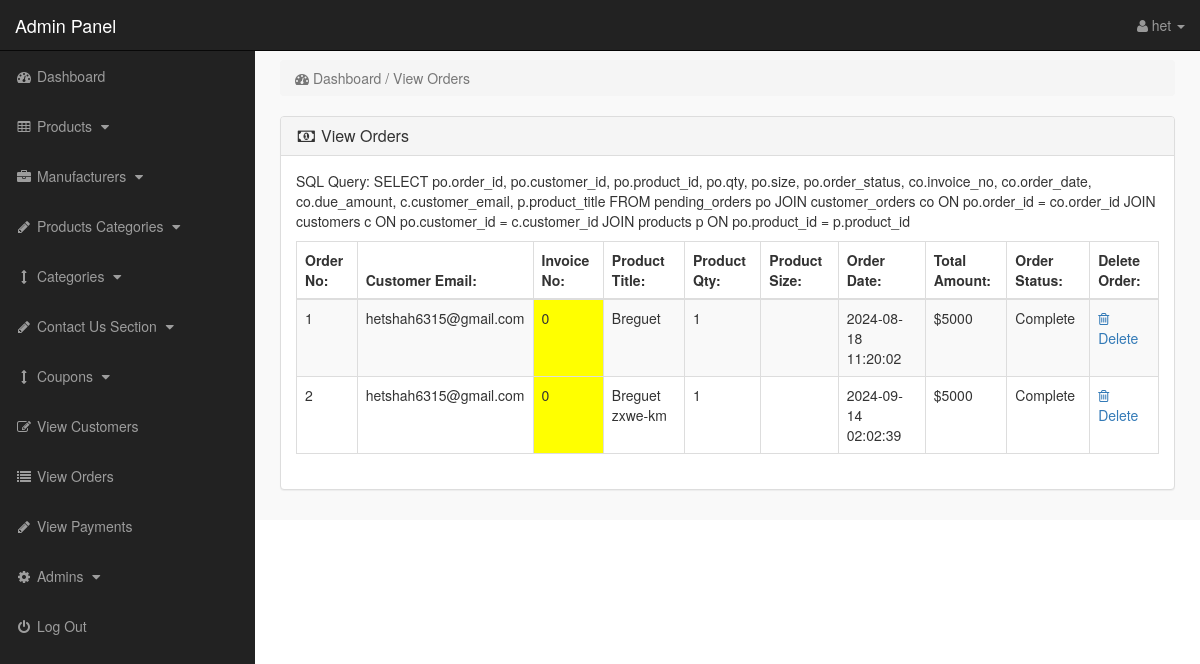
/admin/index.php?view_orders (signed in), run on the app's committed database.
### tables this page shows
CREATE TABLE `pending_orders` (
  `order_id` int(10) NOT NULL,
  `customer_id` int(10) NOT NULL,
  `invoice_no` int(10) NOT NULL,
  `product_id` text NOT NULL,
  `qty` int(10) NOT NULL,
  `size` text NOT NULL,
  `order_status` text NOT NULL
);

CREATE TABLE `customers` (
  `customer_id` int(10) NOT NULL,
  `customer_name` varchar(255) NOT NULL,
  `customer_email` varchar(255) NOT NULL,
  `customer_pass` varchar(255) NOT NULL,
  `customer_country` text NOT NULL,
  `customer_city` text NOT NULL,
  `customer_contact` varchar(255) NOT NULL,
  `customer_address` text NOT NULL,
  `customer_image` text NOT NULL,
  `customer_ip` varchar(255) NOT NULL,
  `customer_confirm_code` text NOT NULL
);

CREATE TABLE `customer_orders` (
  `order_id` int(10) NOT NULL,
  `customer_id` int(10) NOT NULL,
  `due_amount` int(100) NOT NULL,
  `invoice_no` int(100) NOT NULL,
  `qty` int(10) NOT NULL,
  `size` text NOT NULL,
  `order_date` timestamp NOT NULL DEFAULT current_timestamp() ON UPDATE current_timestamp(),
  `order_status` text NOT NULL
);

CREATE TABLE `products` (
  `product_id` int(10) NOT NULL,
  `p_cat_id` int(10) NOT NULL,
  `cat_id` int(10) NOT NULL,
  `manufacturer_id` int(10) NOT NULL,
  `date` timestamp NOT NULL DEFAULT current_timestamp() ON UPDATE current_timestamp(),
  `product_title` text NOT NULL,
  `product_url` text NOT NULL,
  `product_img1` text NOT NULL,
  `product_img2` text NOT NULL,
  `product_img3` text NOT NULL,
  `product_img4` text NOT NULL,
  `product_img5` text NOT NULL,
  `product_price` int(10) NOT NULL,
  `product_psp_price` int(100) NOT NULL,
  `product_desc` text NOT NULL,
  `product_features` text NOT NULL,
  `product_video` text NOT NULL,
  `product_keywords` text NOT NULL,
  `product_label` text NOT NULL,
  `status` varchar(255) NOT NULL
);

### admin/view_orders.php (the view, shortened to what this page needs)
<?php
if (!isset($_SESSION['admin_email'])) {
    echo "<script>window.open('login.php','_self')</script>";
} else {
?>
<div class="row">
    <div class="col-lg-12">
        <ol class="breadcrumb">
            <li class="active">
                <i class="fa fa-dashboard"></i> Dashboard / View Orders
            </li>
        </ol>
    </div>
</div>
<div class="row">
    <div class="col-lg-12">
        <div class="panel panel-default">
            <div class="panel-heading">
                <h3 class="panel-title">
                    <i class="fa fa-money fa-fw"></i> View Orders
                </h3>
            </div>
            <div class="panel-body">
                <div class="table-responsive">
                    <table class="table table-bordered table-hover table-striped">
                        <thead>
                        <tr>
                            <th>Order No:</th>
                            <th>Customer Email:</th>
                            <th>Invoice No:</th>
                            <th>Product Title:</th>
                            <th>Product Qty:</th>
                            <th>Product Size:</th>
                            <th>Order Date:</th>
                            <th>Total Amount:</th>
                            <th>Order Status:</th>
                            <th>Delete Order:</th>
                        </tr>
                        </thead>
                        <tbody>
                        <?php
                        $i = 0;
                        $get_orders = "
                            SELECT
                                po.order_id, po.customer_id, po.product_id, po.qty, po.size, po.order_status,
                                co.invoice_no, co.order_date, co.due_amount,
                                c.customer_email, p.product_title
                            FROM pending_orders po
                            JOIN customer_orders co ON po.order_id = co.order_id
                            JOIN customers c ON po.customer_id = c.customer_id
                            JOIN products p ON po.product_id = p.product_id
                        ";
                        echo "<p>SQL Query: " . htmlspecialchars($get_orders) . "</p>";
                        $run_orders = mysqli_query($con, $get_orders);
                        while ($row_orders = mysqli_fetch_array($run_orders)) {
                            $i++;
                            $order_id = $row_orders['order_id'];
                            $customer_email = $row_orders['customer_email'];
                            $invoice_no = $row_orders['invoice_no'];
                            $product_title = $row_orders['product_title'];
                            $qty = $row_orders['qty'];
                            $size = $row_orders['size'];
                            $order_date = $row_orders['order_date'];
                            $due_amount = $row_orders['due_amount'];
                            $order_status = $row_orders['order_status'];
                        ?>
                        <tr>
                            <td><?php echo $i; ?></td>
                            <td><?php echo $customer_email; ?></td>
                            <td bgcolor="yellow"><?php echo ($invoice_no != '') ? $invoice_no : 'N/A'; ?></td>
                            <td><?php echo $product_title; ?></td>
                            <td><?php echo $qty; ?></td>
                            <td><?php echo $size; ?></td>
                            <td><?php echo $order_date; ?></td>
                            <td>$<?php echo $due_amount; ?></td>
                            <td>
                                <?php echo ($order_status == 'pending') ? 'Pending' : 'Complete'; ?>
                            </td>
                            <td>
                                <a href="index.php?order_delete=<?php echo $order_id; ?>">
                                    <i class="fa fa-trash-o"></i> Delete
                                </a>
                            </td>
                        </tr>
                        <?php } ?>
                        </tbody>
                    </table>
                </div>
            </div>
        </div>
    </div>
</div>
<?php } ?>

### admin/index.php (shortened to what this page needs)
<?php
include ("includes/db.php");
if (!isset($_SESSION['admin_email'])) {
    echo "<script>window.open('../login.php','_self')</script>";
} else {
    ?>
    <?php
    $admin_session = $_SESSION['admin_email'];
    $get_admin = "select * from admins  where admin_email='$admin_session'";
    $run_admin = mysqli_query($con, $get_admin);
    $row_admin = mysqli_fetch_array($run_admin);
    $admin_name = $row_admin['admin_name'];
    ?>
    <!DOCTYPE html>
    <html>
    <head>
        <link href="css/bootstrap.min.css" rel="stylesheet">
        <link href="css/style.css" rel="stylesheet">
        <link href="font-awesome/css/font-awesome.min.css" rel="stylesheet">
    </head>
    <body>
        <div id="wrapper">
            <?php include ("includes/sidebar.php"); ?>
            <div id="page-wrapper">
                <div class="container-fluid">
                    <?php
                    if (isset($_GET['view_orders'])) {
                        include ("view_orders.php");
                    }
                    ?>
                </div>
            </div>
        </div>
    </body>
    </html>
<?php } ?>

### admin/includes/sidebar.php (shortened to what this page needs)
<?php
if (!isset($_SESSION['admin_email'])) {
    echo "<script>window.open('login.php','_self')</script>";
} else {
?>
    <nav class="navbar navbar-inverse navbar-fixed-top">
        <div class="navbar-header">
            <a class="navbar-brand" href="index.php?dashboard">Admin Panel</a>
        </div>
        <ul class="nav navbar-right top-nav">
            <li class="dropdown">
                <a href="#" class="dropdown-toggle" data-toggle="dropdown">
                    <i class="fa fa-user"></i>
                    <?php echo $admin_name; ?> <b class="caret"></b>
                </a>
            </li>
        </ul>
        <div class="collapse navbar-collapse navbar-ex1-collapse">
            <ul class="nav navbar-nav side-nav">
                <li>
                    <a href="index.php?dashboard">
                        <i class="fa fa-fw fa-dashboard"></i> Dashboard
                    </a>
                </li>
                <li>
                    <a href="#" data-toggle="collapse" data-target="#products">
                        <i class="fa fa-fw fa-table"></i> Products
                        <i class="fa fa-fw fa-caret-down"></i>
                    </a>
                </li>
                <li>
                    <a href="#" data-toggle="collapse" data-target="#manufacturers">
                        <i class="fa fa-fw fa-briefcase"></i> Manufacturers
                        <i class="fa fa-fw fa-caret-down"></i>
                    </a>
                </li>
                <li>
                    <a href="#" data-toggle="collapse" data-target="#p_cat">
                        <i class="fa fa-fw fa-pencil"></i> Products Categories
                        <i class="fa fa-fw fa-caret-down"></i>
                    </a>
                </li>
                <li>
                    <a href="#" data-toggle="collapse" data-target="#cat">
                        <i class="fa fa-fw fa-arrows-v"></i> Categories
                        <i class="fa fa-fw fa-caret-down"></i>
                    </a>
                </li>
                <li>
                    <a href="#" data-toggle="collapse" data-target="#contact_us">
                        <i class="fa fa-fw fa-pencil"> </i> Contact Us Section
                        <i class="fa fa-fw fa-caret-down"></i>
                    </a>
                </li>
                <li>
                    <a href="#" data-toggle="collapse" data-target="#coupons">
                        <i class="fa fa-fw fa-arrows-v"></i> Coupons
                        <i class="fa fa-fw fa-caret-down"></i>
                    </a>
                </li>
                <li>
                    <a href="index.php?view_customers">
                        <i class="fa fa-fw fa-edit"></i> View Customers
                    </a>
                </li>
                <li>
                    <a href="index.php?view_orders">
                        <i class="fa fa-fw fa-list"></i> View Orders
                    </a>
                </li>
                <li>
                    <a href="index.php?view_payments">
                        <i class="fa fa-fw fa-pencil"></i> View Payments
                    </a>
                </li>
                <li>
                    <a href="#" data-toggle="collapse" data-target="#users">
                        <i class="fa fa-fw fa-gear"></i> Admins
                        <i class="fa fa-fw fa-caret-down"></i>
                    </a>
                </li>
                <li>
                    <a href="logout.php">
                        <i class="fa fa-fw fa-power-off"></i> Log Out
                    </a>
                </li>
            </ul>
        </div>
    </nav>
<?php } ?>

### admin/css/style.css (style rules this page uses)
body { margin-top:100px; }
@media (min-width: 768px) { body { margin-top:50px; } }
#wrapper { padding-left:0; }
#page-wrapper { width:100%; padding:0; background-color:#F9F9F9; }
@media (min-width: 768px) { #wrapper { padding-left:255px; } }
@media (min-width: 768px) { #page-wrapper { padding:10px; } }
.top-nav { padding:0 15px; }
.top-nav>li { display:inline-block; float:left; }
.top-nav>li>a { padding-top:15px; padding-bottom:15px; line-height:20px; color:#999; }
@media (min-width: 768px) { .side-nav { position:fixed; top:51px; width:255px; border-radius:0; overflow-y:auto; background-color: #222; bottom:0; overflow-x:hidden; padding-bottom:40px; } }
@media (min-width: 768px) { .side-nav>li>a { width:255px; } }
.panel-body { border-radius:5px; }

### data on the page
pending_orders: customer.customer_email "hetshah6315@gmail.com", customer_orders.invoice_no "0", product.product_title "Breguet", qty "1", customer_orders.order_date "2024-08-18 11:20:02", customer_orders.due_amount "5000", order_status "Complete"
pending_orders: customer.customer_email "hetshah6315@gmail.com", customer_orders.invoice_no "0", product.product_title "Breguet zxwe-km", qty "1", customer_orders.order_date "2024-09-14 02:02:39", customer_orders.due_amount "5000", order_status "Complete"

### other printed values
$admin_name "het"
